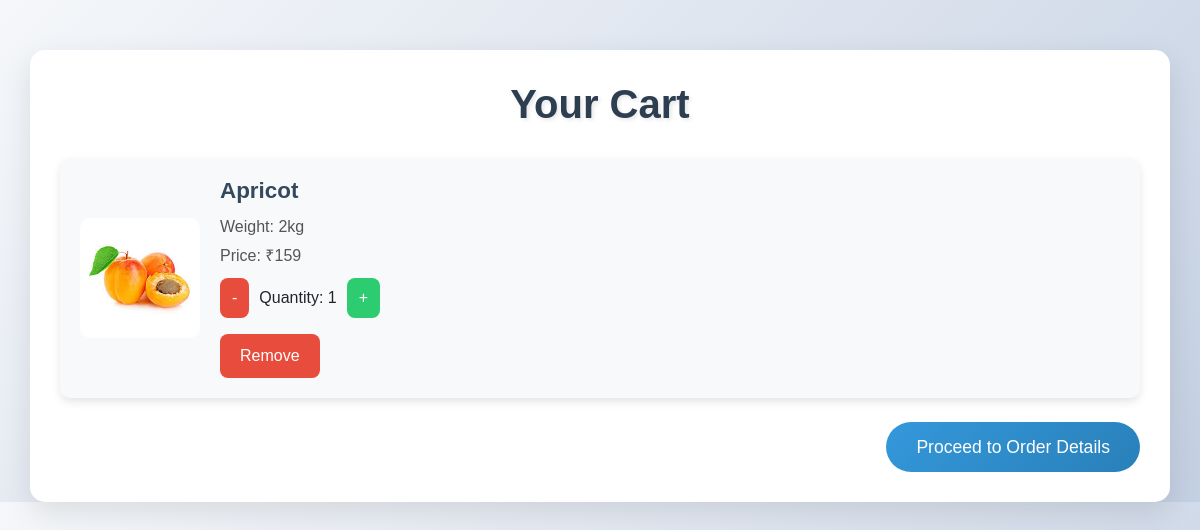
The app's page /cart/ (signed in) with its own data.
### app/models.py (models this page shows)
class Cart(models.Model):
     product=models.ForeignKey(Product,on_delete=models.CASCADE)
     user=models.ForeignKey(User,on_delete=models.CASCADE)
     weight=models.ForeignKey(Weight,on_delete=models.CASCADE)
     qty=models.IntegerField()

class Product(models.Model):
     pid=models.TextField()
     name=models.TextField()
     disc=models.TextField()
     img=models.FileField()
     cat_id=models.ForeignKey(Category,on_delete=models.CASCADE)

class Weight(models.Model):
     product=models.ForeignKey(Product,on_delete=models.CASCADE)
     price=models.IntegerField()
     offer_price=models.IntegerField()
     product_weight=models.TextField()
     stock=models.IntegerField()

### app/views.py (the view)
# urls.py: path('cart/', views.cart_page, name='cart_page'),
def cart_page(req):
    user = req.user
    cart = Cart.objects.filter(user=user)
    if not cart:
        return redirect(uhome)
    return render(req, 'user/cart.html', {'cart': cart[::-1]})

### templates/user/cart.html (shortened to what this page needs)
<!DOCTYPE html>
<html lang="en">
<head>
    <link href="https://cdn.jsdelivr.net/npm/bootstrap@5.3.3/dist/css/bootstrap.min.css" rel="stylesheet">
</head>
<body>
    <div class="container">
        <h1>Your Cart</h1>
        {% if cart %}
            <div class="cart-items">
                {% for item in cart %}
                <div class="cart-item">
                    <img src="{{ item.product.img.url }}" alt="{{ item.product.name }}">
                    <div class="cart-item-details">
                        <h5>{{ item.product.name }}</h5>
                        <p>Weight: {{ item.weight.product_weight }}</p>
                        <p>Price: ₹{{ item.weight.offer_price }}</p>
                        <div class="quantity-control">
                            <a href="{% url 'qout' item.pk %}" class="btn btn-outline-danger">-</a>
                            <span>Quantity: {{ item.qty }}</span>
                            <a href="{% url 'qin' item.pk %}" class="btn btn-outline-success">+</a>
                        </div>
                        <a href="{% url 'cart_remove' item.pk %}" class="btn btn-danger mt-3">Remove</a>
                    </div>
                </div>
                {% endfor %}
            </div>
            <div class="text-end mt-4">
                <a href="{% url 'orderdetails' %}" class="btn btn-primary">Proceed to Order Details</a>
            </div>
        {% else %}
            <p class="text-center">Your cart is empty. <a href="{% url 'u_home' %}">Continue shopping</a></p>
        {% endif %}
    </div>
</body>
</html>

### templates/user/cart.html (style rules this page uses)
body { background: linear-gradient(135deg, #f5f7fa, #c3cfe2); font-family: 'Poppins', sans-serif; }
.container { background-color: #fff; padding: 30px; border-radius: 15px; box-shadow: 0 10px 30px rgba(0, 0, 0, 0.1); margin-top: 50px; }
h1 { font-size: 2.5rem; font-weight: bold; color: #2c3e50; text-align: center; margin-bottom: 30px; text-shadow: 2px 2px 4px rgba(0, 0, 0, 0.1); }
.cart-item { display: flex; align-items: center; padding: 20px; margin-bottom: 20px; background-color: #f8f9fa; border-radius: 10px; box-shadow: 0 4px 8px rgba(0, 0, 0, 0.1); transition: transform 0.3s ease, box-shadow 0.3s ease; }
.cart-item img { width: 120px; height: 120px; border-radius: 10px; object-fit: cover; margin-right: 20px; }
.cart-item-details { flex: 1; }
.cart-item h5 { font-size: 1.4rem; font-weight: bold; color: #34495e; margin-bottom: 10px; }
.cart-item p { font-size: 1rem; color: #555; margin-bottom: 5px; }
.quantity-control { display: flex; align-items: center; gap: 10px; margin-top: 10px; }
.quantity-control a { text-decoration: none; color: #fff; padding: 8px 12px; border-radius: 8px; font-size: 1rem; transition: background-color 0.3s ease; }
.quantity-control .btn-outline-danger { background-color: #e74c3c; border: none; }
.quantity-control .btn-outline-success { background-color: #2ecc71; border: none; }
.btn-danger { background-color: #e74c3c; border: none; padding: 10px 20px; border-radius: 8px; font-size: 1rem; transition: background-color 0.3s ease; }
.btn-primary { background: linear-gradient(135deg, #3498db, #2980b9); border: none; padding: 12px 30px; font-size: 1.1rem; border-radius: 25px; transition: transform 0.3s ease, box-shadow 0.3s ease; }

### records on screen
Cart: product.img (picture), product.name "Apricot", weight.product_weight "2kg", weight.offer_price "159", qty "1"
